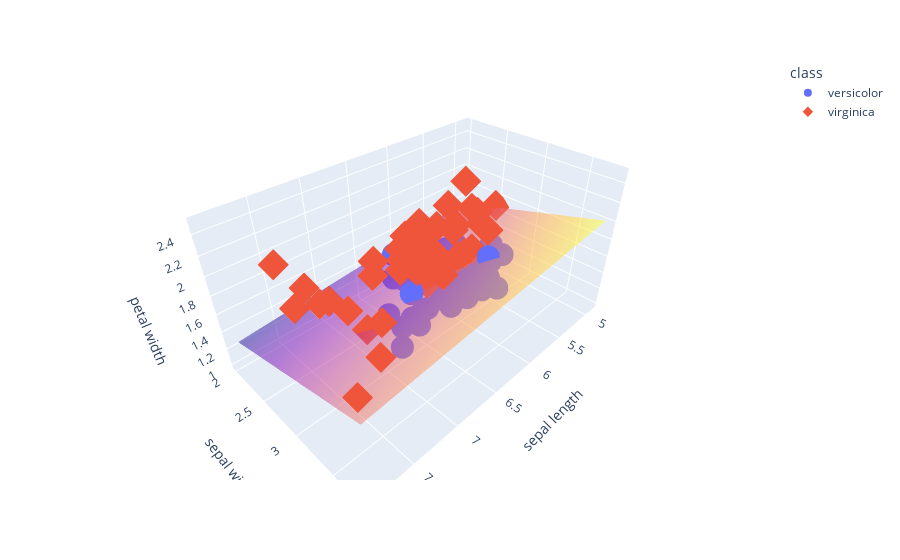

Notebook code for this chart:
### Markdown cell above
Y aun graficando 3D se ven los datos muy pegado.

### Code cell
import plotly.express as px
from sklearn import svm
from sklearn.preprocessing import LabelEncoder
import numpy as np
import plotly.graph_objs as go


# Codificamos las etiquetas de clase
encoder = LabelEncoder()
y_encoded = encoder.fit_transform(iris_df_filtered['class'])

# Entrenamos el clasificador SVM con un kernel lineal
clf = svm.SVC(kernel='linear')
clf.fit(iris_df_filtered[['sepal length', 'sepal width', 'petal width']], y_encoded)

# Coeficientes del hiperplano
w = clf.coef_[0]
v = clf.intercept_

# Creamos un gráfico 3D interactivo usando plotly express
fig = px.scatter_3d(iris_df_filtered, x='sepal length', y='sepal width', z='petal width',
                    color='class', symbol='class')

# Creamos la malla para el hiperplano
xx, yy = np.meshgrid(np.linspace(iris_df_filtered['sepal length'].min(), iris_df_filtered['sepal length'].max(), 50),
                     np.linspace(iris_df_filtered['sepal width'].min(), iris_df_filtered['sepal width'].max(), 50))
zz = (-w[0] * xx - w[1] * yy - v) / w[2]

# Añadimos el hiperplano al gráfico
fig.add_traces(go.Surface(x=xx, y=yy, z=zz, name='SVM Hyperplane', opacity=0.5, showscale=False))

# Mostrar el gráfico
fig.show()

### Figure 1 — Plotly figure (JSON) as saved in the notebook; plotly's stock layout.template omitted (floating-point values rounded to 4 significant figures; data arrays with more than 128 entries replaced by an {"elided": "..."} marker saying what was removed)
{"data": [{"hovertemplate": "class=versicolor<br>sepal length=%{x}<br>sepal width=%{y}<br>petal width=%{z}<extra></extra>", "legendgroup": "versicolor", "marker": {"color": "#636efa", "symbol": "circle"}, "mode": "markers", "name": "versicolor", "scene": "scene", "showlegend": true, "type": "scatter3d", "x": [7, 6.4, 6.9, 5.5, 6.5, 5.7, 6.3, 4.9, 6.6, 5.2, 5, 5.9, 6, 6.1, 5.6, 6.7, 5.6, 5.8, 6.2, 5.6, 5.9, 6.1, 6.3, 6.1, 6.4, 6.6, 6.8, 6.7, 6, 5.7, 5.5, 5.5, 5.8, 6, 5.4, 6, 6.7, 6.3, 5.6, 5.5, 5.5, 6.1, 5.8, 5, 5.6, 5.7, 5.7, 6.2, 5.1, 5.7], "y": [3.2, 3.2, 3.1, 2.3, 2.8, 2.8, 3.3, 2.4, 2.9, 2.7, 2, 3, 2.2, 2.9, 2.9, 3.1, 3, 2.7, 2.2, 2.5, 3.2, 2.8, 2.5, 2.8, 2.9, 3, 2.8, 3, 2.9, 2.6, 2.4, 2.4, 2.7, 2.7, 3, 3.4, 3.1, 2.3, 3, 2.5, 2.6, 3, 2.6, 2.3, 2.7, 3, 2.9, 2.9, 2.5, 2.8], "z": [1.4, 1.5, 1.5, 1.3, 1.5, 1.3, 1.6, 1, 1.3, 1.4, 1, 1.5, 1, 1.4, 1.3, 1.4, 1.5, 1, 1.5, 1.1, 1.8, 1.3, 1.5, 1.2, 1.3, 1.4, 1.4, 1.7, 1.5, 1, 1.1, 1, 1.2, 1.6, 1.5, 1.6, 1.5, 1.3, 1.3, 1.3, 1.2, 1.4, 1.2, 1, 1.3, 1.2, 1.3, 1.3, 1.1, 1.3]}, {"hovertemplate": "class=virginica<br>sepal length=%{x}<br>sepal width=%{y}<br>petal width=%{z}<extra></extra>", "legendgroup": "virginica", "marker": {"color": "#EF553B", "symbol": "diamond"}, "mode": "markers", "name": "virginica", "scene": "scene", "showlegend": true, "type": "scatter3d", "x": [6.3, 5.8, 7.1, 6.3, 6.5, 7.6, 4.9, 7.3, 6.7, 7.2, 6.5, 6.4, 6.8, 5.7, 5.8, 6.4, 6.5, 7.7, 7.7, 6, 6.9, 5.6, 7.7, 6.3, 6.7, 7.2, 6.2, 6.1, 6.4, 7.2, 7.4, 7.9, 6.4, 6.3, 6.1, 7.7, 6.3, 6.4, 6, 6.9, 6.7, 6.9, 5.8, 6.8, 6.7, 6.7, 6.3, 6.5, 6.2, 5.9], "y": [3.3, 2.7, 3, 2.9, 3, 3, 2.5, 2.9, 2.5, 3.6, 3.2, 2.7, 3, 2.5, 2.8, 3.2, 3, 3.8, 2.6, 2.2, 3.2, 2.8, 2.8, 2.7, 3.3, 3.2, 2.8, 3, 2.8, 3, 2.8, 3.8, 2.8, 2.8, 2.6, 3, 3.4, 3.1, 3, 3.1, 3.1, 3.1, 2.7, 3.2, 3.3, 3, 2.5, 3, 3.4, 3], "z": [2.5, 1.9, 2.1, 1.8, 2.2, 2.1, 1.7, 1.8, 1.8, 2.5, 2, 1.9, 2.1, 2, 2.4, 2.3, 1.8, 2.2, 2.3, 1.5, 2.3, 2, 2, 1.8, 2.1, 1.8, 1.8, 1.8, 2.1, 1.6, 1.9, 2, 2.2, 1.5, 1.4, 2.3, 2.4, 1.8, 1.8, 2.1, 2.4, 2.3, 1.9, 2.3, 2.5, 2.3, 1.9, 2, 2.3, 1.8]}, {"name": "SVM Hyperplane", "opacity": 0.5, "showscale": false, "type": "surface", "x": {"elided": "50x50 float values"}, "y": {"elided": "50x50 float values"}, "z": {"elided": "50x50 float values"}}], "layout": {"legend": {"title": {"text": "class"}, "tracegroupgap": 0}, "margin": {"t": 60}, "scene": {"domain": {"x": [0, 1], "y": [0, 1]}, "xaxis": {"title": {"text": "sepal length"}}, "yaxis": {"title": {"text": "sepal width"}}, "zaxis": {"title": {"text": "petal width"}}}}}
